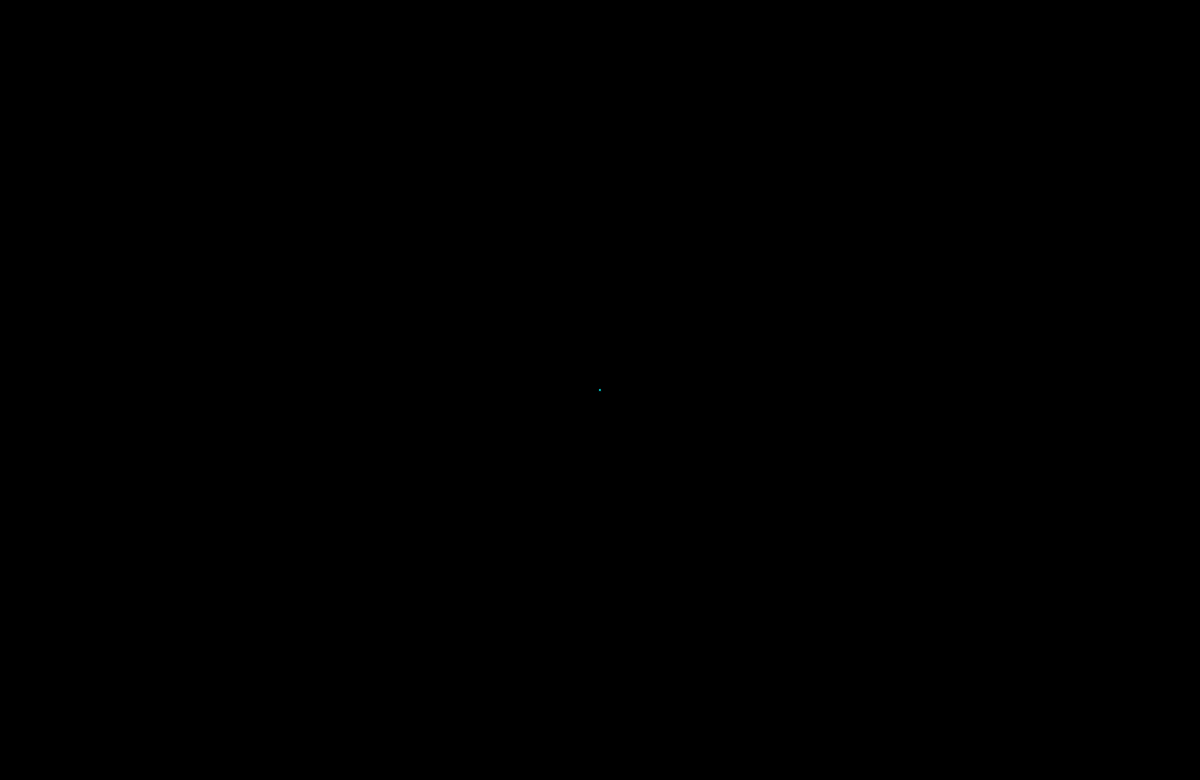
Frame 1 (no input)
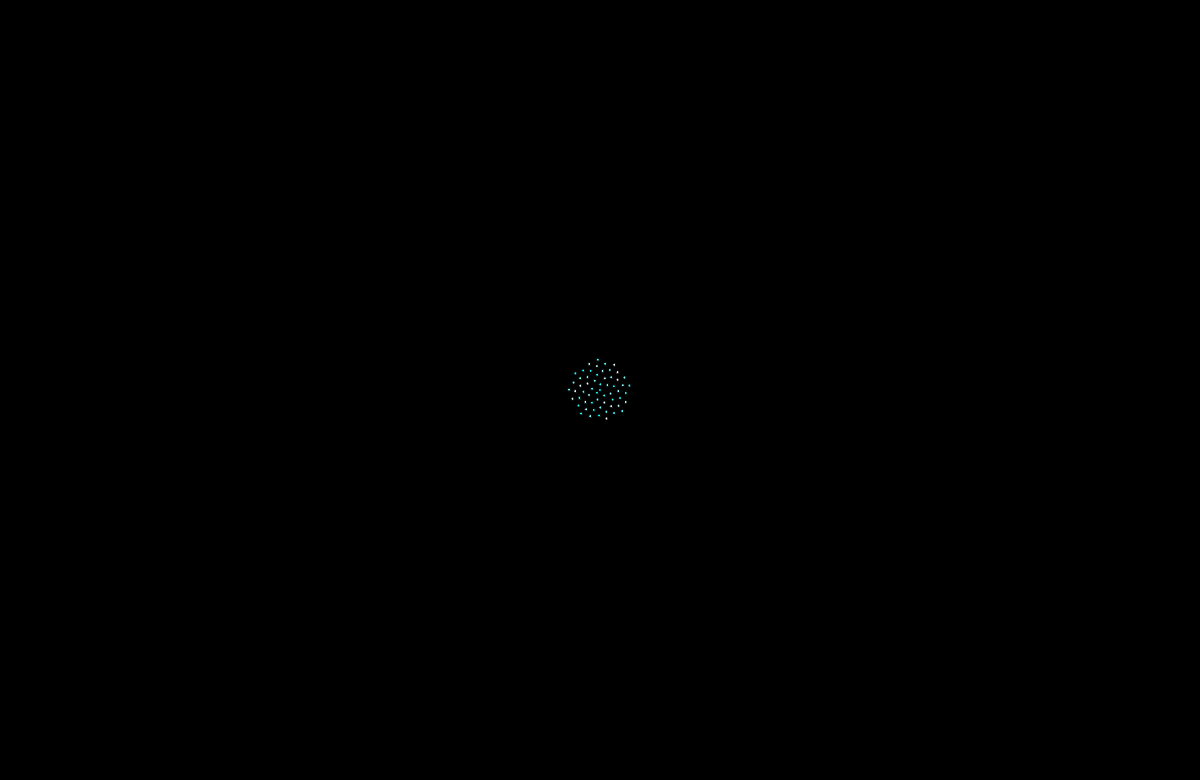
Frame 60 (no input)
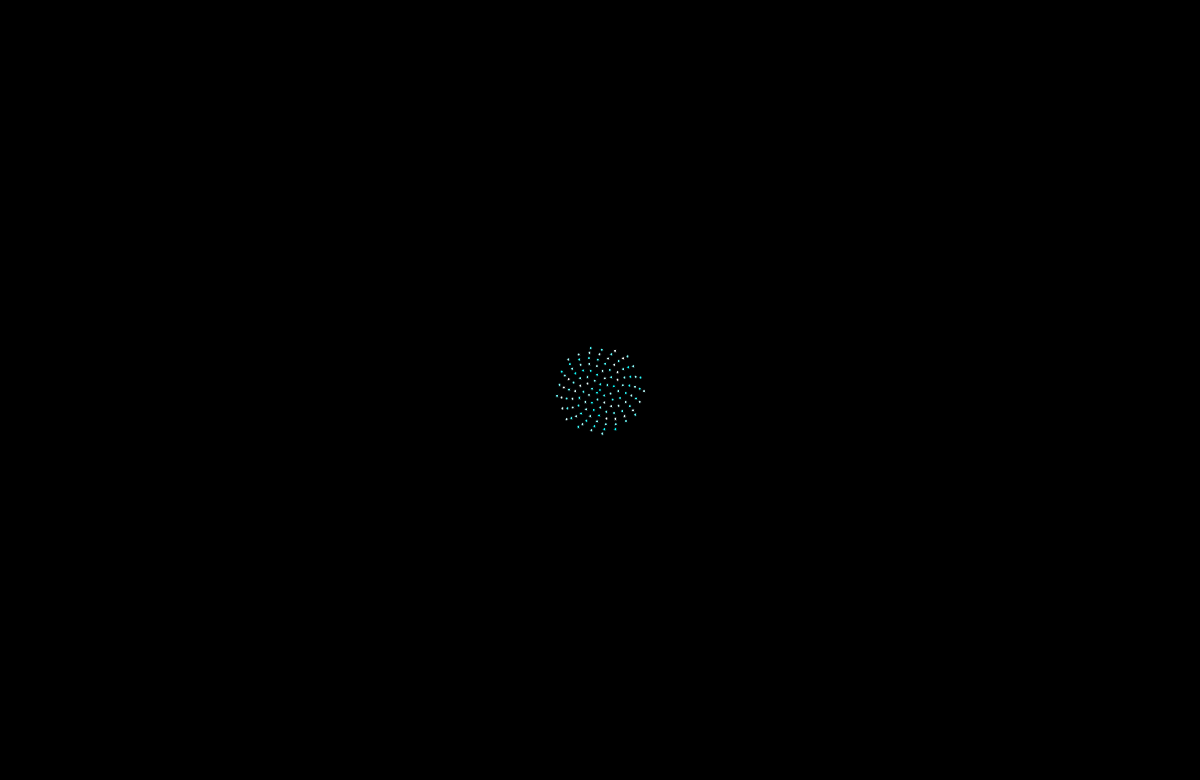
Frame 120 (the mouse pressed at the canvas centre since frame 60)

The p5.js sketch that drew these frames (run headless with seeded random() and noise() and a simulated clock; from frame 60 on, the mouse is pressed at the canvas centre):

// p5.js sketch
// ── sketch.js
var n = 0;
var c = 4;
var r_inc = 1;

function setup()
{
	createCanvas(1200, 780);
	angleMode(DEGREES);
	// colorMode(HSB);
	background(0);
}

function draw()
{
	// var phi1 = n * 120;
	var phi2 = n * 137.3;
	var r = c * sqrt(n++);
	// var x1 = r * cos(phi1) + width / 2;
	// var y1 = r * sin(phi1) + height / 2;
	var x2 = r * cos(phi2) + width / 2;
	var y2 = r * sin(phi2) + height / 2
	// fill(color((phi1 + r) % 256, 255, 255));
	// ellipse(x1, y1, 2 + r_inc, 2 + r_inc);
	fill(color((phi2 * 2 + r) % 256, 255, 255), 100);
	ellipse(x2, y2, 2 + r_inc, 2 + r_inc);
	r_inc += 0.001;
	c += 0.0005;
	if(x2 > width - 10 || y2 > height - 10)
		noLoop();
}
